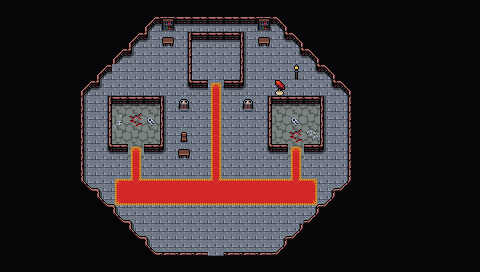

A level layout from a 2D game, rendered from its tile map. Below: a short description, then the map file with tile-grid data replaced by summaries:
An orthogonal 30x17 tile map with 16x16 px tiles, 4 tile layers (SubBackGround, Background, Walls, Clutter), 4 tilesets and 15 objects (2x dialog).

<map version="1.10" tiledversion="1.10.1" orientation="orthogonal" renderorder="right-down" width="30" height="17" tilewidth="16" tileheight="16" infinite="0" nextlayerid="8" nextobjectid="106">
 <editorsettings>
  <export target="wastetown..tmx" format="tmx" />
 </editorsettings>
 <properties>
  <property name="dungeonEffect" value="{&quot;startBattleWithCard&quot;: [ &quot;Abyssal Gatekeeper|WTH|WTH&quot; ]}" />
 </properties>
 <tileset firstgid="1" source="../../tileset/main.tsx" />
 <tileset firstgid="10113" source="../../tileset/buildings.tsx" />
 <tileset firstgid="11905" source="../../tileset/main-nocollide.tsx" />
 <tileset firstgid="22017" source="../../tileset/dungeon/dungeon_bis.tsx" />
 <layer id="7" name="SubBackGround" width="30" height="17">
  <data>[510 cells, 48 non-empty, 1 distinct tile ids]</data>
 </layer>
 <layer id="1" name="Background" width="30" height="17">
  <data>[510 cells, 498 non-empty, 5 distinct tile ids]</data>
 </layer>
 <layer id="2" name="Walls" width="30" height="17">
  <data>[510 cells, 375 non-empty, 15 distinct tile ids]</data>
 </layer>
 <layer id="3" name="Clutter" width="30" height="17">
  <properties>
   <property name="spriteLayer" type="bool" value="true" />
  </properties>
  <data>[510 cells, 56 non-empty, 22 distinct tile ids]</data>
 </layer>
 <objectgroup id="4" name="Objects">
  <object id="69" template="../../obj/enemy.tx" x="127.7" y="133.6" width="16.6667" height="16">
   <properties>
    <property name="displayNameOverride" value="Strange Horror" />
    <property name="enemy" value="Devil of Tibalt" />
   </properties>
  </object>
  <object id="72" template="../../obj/enemy.tx" x="209.317" y="145.131">
   <properties>
    <property name="displayNameOverride" value="Master of Demonology" />
    <property name="enemy" value="Adept Black Wizard" />
    <property name="threatRange" type="int" value="50" />
    <property name="waypoints" value="72,81,77,76,81" />
   </properties>
  </object>
  <object id="73" template="../../obj/enemy.tx" x="288.117" y="132.743">
   <properties>
    <property name="enemy" value="Necrogoyf" />
    <property name="threatRange" type="int" value="50" />
   </properties>
  </object>
  <object id="75" template="../../obj/waypoint.tx" x="207.348" y="108.791" />
  <object id="76" template="../../obj/waypoint.tx" x="120.801" y="202.565" />
  <object id="77" template="../../obj/waypoint.tx" x="298.541" y="200.969" />
  <object id="81" template="../../obj/waypoint.tx" x="208.885" y="202.527" />
  <object id="101" template="../../obj/treasure.tx" x="224.945" y="57.9992">
   <properties>
    <property name="reward" value="[{&quot;type&quot;: &quot;randomCard&quot;, &quot;count&quot;: 10 }, {&quot;type&quot;: &quot;item&quot;,&quot;count&quot;: 1,&quot;probability&quot;:0.2,&quot;itemName&quot;: &quot;Dark Armor&quot;}]" />
   </properties>
  </object>
  <object id="94" template="../../obj/manashards.tx" x="209.123" y="58.295" />
  <object id="97" template="../../obj/booster.tx" x="208.716" y="71.4606">
   <properties>
    <property name="reward">[
  {
    "editions": [ "M14" ],
    "type": "card",
    "count": 10,
    "rarity": [ "Common" ]
    "colors": [ "Blue" ]
  },
  {
    "editions": [ "M14" ],
    "type": "card",
    "count": 3,
    "rarity": [ "Uncommon" ]
    "colors": [ "Blue" ]
  },
  {
    "editions": [ "M14" ],
    "type": "card",
    "count": 1,
    "rarity": [ "Rare", "Mythic Rare" ]
    "colors": [ "Blue" ]
  }
]
</property>
   </properties>
  </object>
  <object id="100" template="../../obj/treasure.tx" x="194.105" y="57.4273">
   <properties>
    <property name="reward" value="[{&quot;type&quot;: &quot;randomCard&quot;, &quot;count&quot;: 10 }, {&quot;type&quot;: &quot;item&quot;,&quot;count&quot;: 1,&quot;probability&quot;:0.2,&quot;itemName&quot;: &quot;Dark Armor&quot;}]" />
   </properties>
  </object>
  <object id="102" template="../../obj/gate.tx" x="207.807" y="95.793">
   <properties>
    <property name="dialog">[{
    "text":"A gate is blocking the path. I looks like it is open elsewhere",
    "options":[
    { "name":"continue" } 
    ]
}]</property>
   </properties>
  </object>
  <object id="103" name="switch" type="dialog" gid="4426" x="141.352" y="114.291" width="16" height="16">
   <properties>
    <property name="dialog">[
  { 
    "text":"Hmm a big switch is embedded into the wall", 
    "options":[ 
	{ 
		"text":"You hear some loud sounds from the center",
		"action":[{"deleteMapObject":-1},{"advanceMapFlag":"gate"}],
		"name":"flip the switch" 
			"options":[{
			"condition":[{"getMapFlag":{"key":"gate","op":"&gt;=","val":2}}],
			"action":[{"deleteMapObject":102}],
			"name":"ok" }]
	},
	{ "name":"go away" } 	
	] 
	} 
]</property>
   </properties>
  </object>
  <object id="104" name="switch" type="dialog" gid="4426" x="299.611" y="116.004" width="16" height="16">
   <properties>
    <property name="dialog">[
  { 
    "text":"Hmm a big switch is embedded into the wall", 
    "options":[ 
	{ 
		"text":"You hear some loud sounds from the center",
		"action":[{"deleteMapObject":-1},{"advanceMapFlag":"gate"}],
		"name":"flip the switch" 
			"options":[{
			"condition":[{"getMapFlag":{"key":"gate","op":"&gt;=","val":2}}],
			"action":[{"deleteMapObject":102}],
			"name":"ok" }]
	},
	{ "name":"go away" } 	
	] 
	} 
]</property>
   </properties>
  </object>
  <object id="105" template="../../obj/entry_up.tx" x="193.863" y="254.394" width="48" height="16">
   <properties>
    <property name="teleport" value="" />
   </properties>
  </object>
 </objectgroup>
</map>
